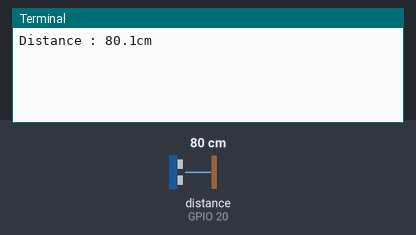
The program below on a simulated Raspberry Pi (BCM pin numbers). Parts: the last lines printed to the terminal. The test bench sets the inputs (shaded band); at power-on: distance to the obstacle (sensor on GPIO 20) 80 cm. The echo pulse lasts 58.3 µs per cm; the clock reads 2024-03-15 10:24:30 at power-on unless the program sets it.

Above: at 1.2 s.
1.3 s: distance to the obstacle (sensor on GPIO 20) set to 2 cm
At 2.1 s:
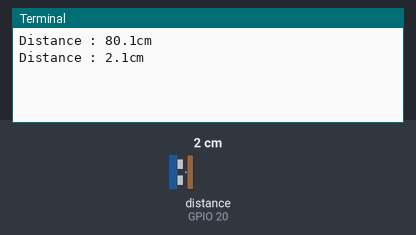
2.8 s: distance to the obstacle (sensor on GPIO 20) set to 4 cm
At 4.3 s:
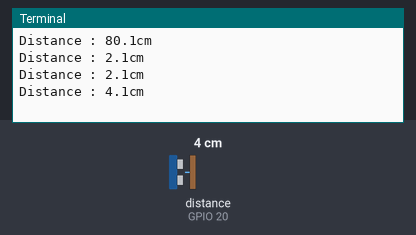
Timing chart, 0 to 5.8 s (numbered marks = the images above; inputs shaded):
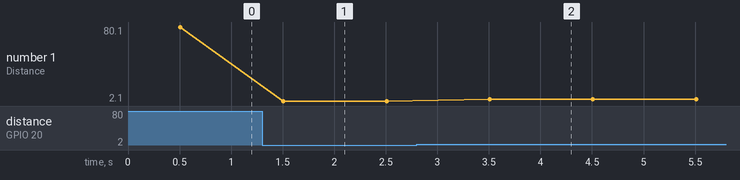

The program:

ultrasonic.py
```python
#!/usr/bin/python
#-*- coding: utf-8 -*-

import time
import RPi.GPIO as GPIO
GPIO.setmode(GPIO.BCM) #使用BCM编码方式
#定义引脚
GPIO_TRIGGER = 21
GPIO_ECHO    = 20
#设置引脚为输入和输出
GPIO.setwarnings(False)
GPIO.setup(GPIO_TRIGGER,GPIO.OUT)  # Trigger
GPIO.setup(GPIO_ECHO,GPIO.IN)      # Echo

def dis():  #测距函数
    GPIO.output(GPIO_TRIGGER, False) #设置trigger为低电平
    time.sleep(0.5)
    GPIO.output(GPIO_TRIGGER, True) #设置trigger为高电平
    time.sleep(0.00001)
    GPIO.output(GPIO_TRIGGER, False)
    #start = time.time()  #记录发射超声波开始时间

    while GPIO.input(GPIO_ECHO)==GPIO.LOW:
        start = time.time()

    while GPIO.input(GPIO_ECHO)==GPIO.HIGH:
        stop = time.time()  #记录接收到超声波时间

    elapsed = stop-start   #计算一共花费多长时间
    distance = elapsed * 34300  #计算距离，就是时间乘以声速
    distance = distance / 2  #除以2得到一次的距离而不是来回的距离
    print ("Distance : %.1fcm" % distance  )

try:  #用于捕捉异常
        while True:
                dis()   #调用测距函数
                time.sleep(0.5)
except KeyboardInterrupt:
        GPIO.cleanup()
```

Measured:
- after the input at 1.3 s, the terminal: prints a new line after 0.21 s (image 1)
- after the input at 2.8 s, the terminal: prints a new line after 0.71 s (image 2)
- plotted number 1: 80.1 → 2.1 after the input at 1.3 s, 2.1 → 4.1 after the input at 2.8 s
